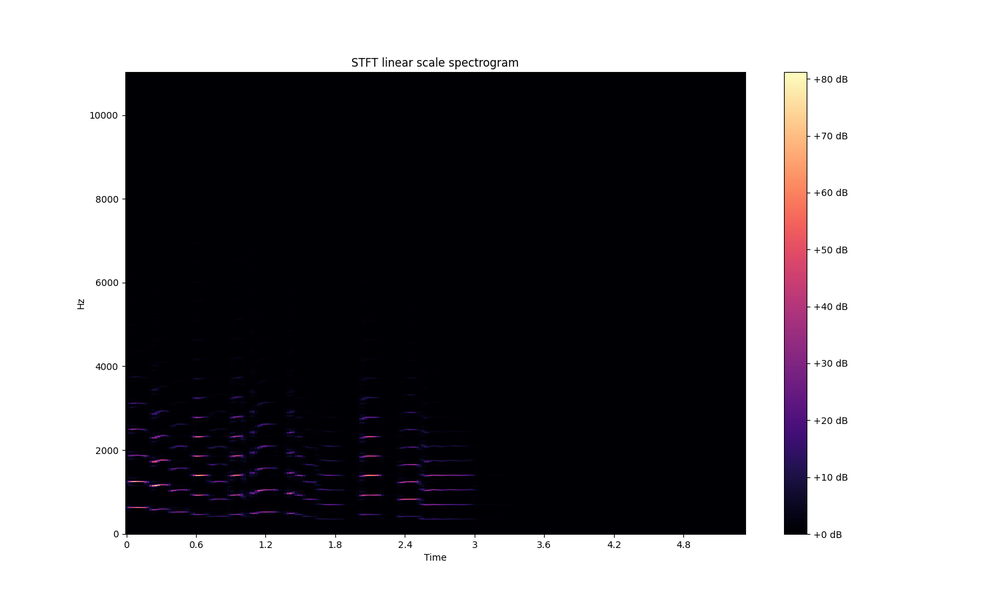
#> input picture stft-librosa-linear.png, 1000 x 600 px, shrunk from 1500 x 900 before the run, given in place of the camera
$ jupyter execute lab05.ipynb   (shell and % lines are left out)
#> lines starting #> are read from the running program, lines starting #| are printed output that depends on the picture
[cell 1]
def shubham():
    import cv2
    cap=cv2.VideoCapture(0)

    ret1,frame1= cap.read()
#> frame1 is the input picture: shape (600, 1000, 3); mean B, G, R 131.9, 129.1, 130.7
    gray1 = cv2.cvtColor(frame1, cv2.COLOR_BGR2GRAY)
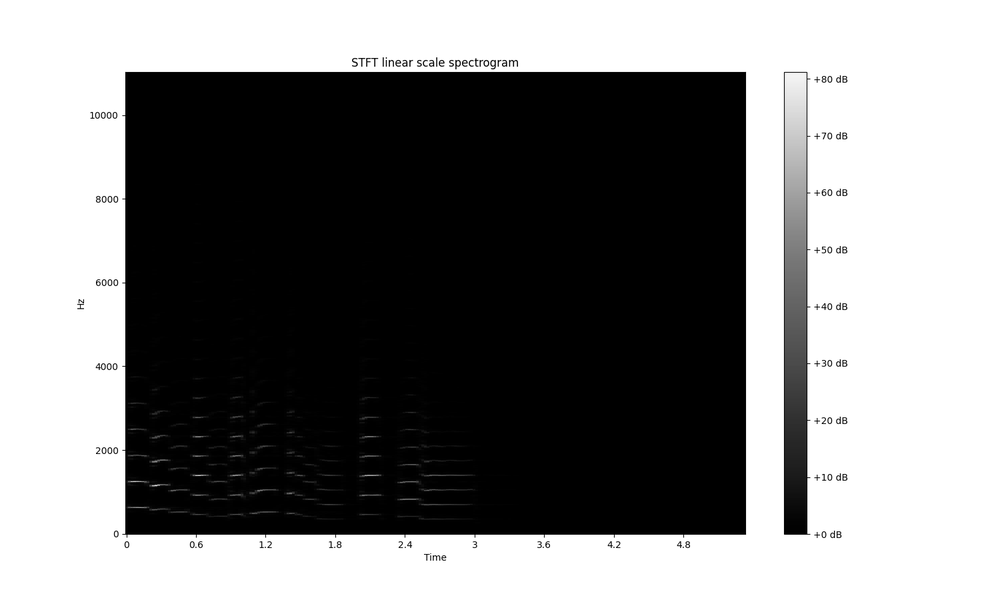
#> gray1: shape (600, 1000); min 0, max 255, mean 129.7
    gray1 = cv2.GaussianBlur(gray1, (21, 21), 0)
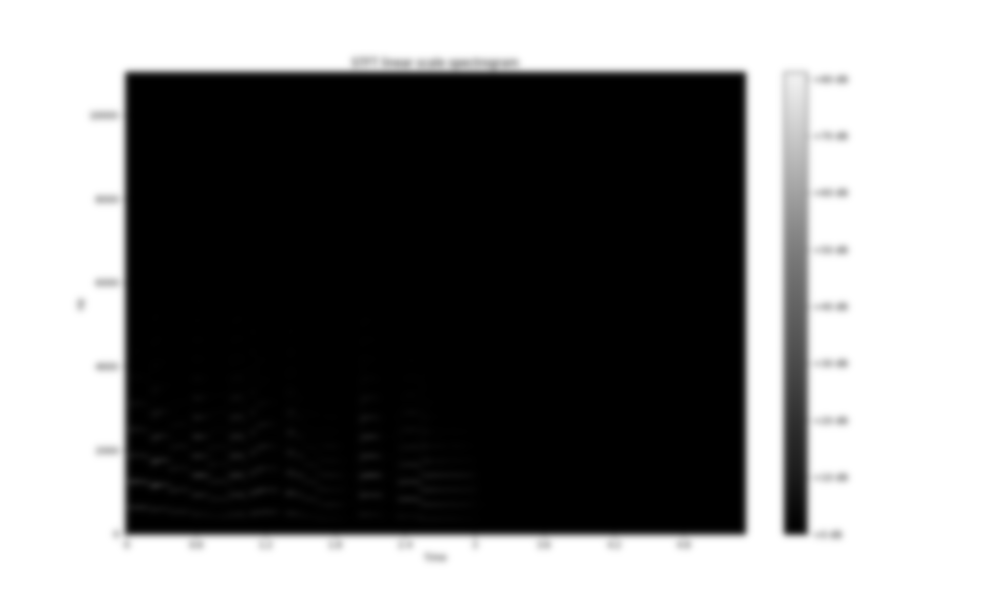
#> gray1: shape (600, 1000); min 0, max 255, mean 129.7
    cv2.imshow('window',frame1)

    while(True):
        ret2,frame2=cap.read()
        gray2 = cv2.cvtColor(frame2, cv2.COLOR_BGR2GRAY)
        gray2 = cv2.GaussianBlur(gray2, (21, 21), 0)

        deltaframe=cv2.absdiff(gray1,gray2)
#> deltaframe: shape (600, 1000); every value is 0
        cv2.imshow('delta',deltaframe)
        threshold = cv2.threshold(deltaframe, 25, 255, cv2.THRESH_BINARY)[1]
        threshold = cv2.dilate(threshold,None)
        cv2.imshow('threshold',threshold)
        countour,heirarchy = cv2.findContours(threshold, cv2.RETR_EXTERNAL, cv2.CHAIN_APPROX_SIMPLE)
#> countour = []
        for i in countour:
            if cv2.contourArea(i) < 50:
                continue

            (x, y, w, h) = cv2.boundingRect(i)
            cv2.rectangle(frame2, (x, y), (x + w, y + h), (255, 0, 0), 2)
#> this loop made 0 passes

        cv2.imshow('window',frame2)

        if cv2.waitKey(20) == ord('q'):
#> (key q is pressed here)
          break
    cap.release()
    cv2.destroyAllWindows()

shubham()
